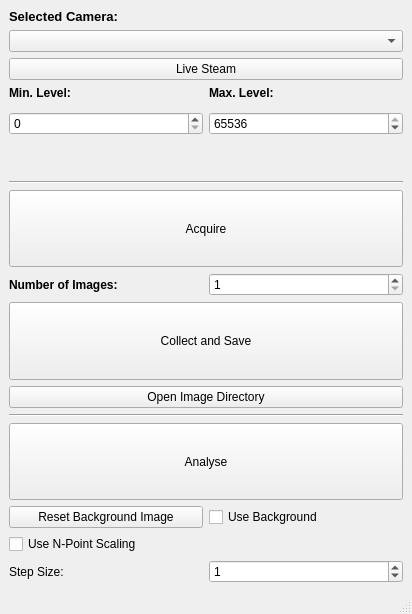
<?xml version="1.0" encoding="UTF-8"?>
<ui version="4.0">
 <class>MainWindow</class>
 <widget class="QMainWindow" name="MainWindow">
  <property name="geometry">
   <rect>
    <x>0</x>
    <y>0</y>
    <width>412</width>
    <height>614</height>
   </rect>
  </property>
  <property name="sizePolicy">
   <sizepolicy hsizetype="Preferred" vsizetype="Fixed">
    <horstretch>0</horstretch>
    <verstretch>0</verstretch>
   </sizepolicy>
  </property>
  <property name="windowTitle">
   <string>Image Collector</string>
  </property>
  <property name="windowIcon">
   <iconset>
    <normaloff>../icon.ico</normaloff>../icon.ico</iconset>
  </property>
  <property name="unifiedTitleAndToolBarOnMac">
   <bool>false</bool>
  </property>
  <widget class="QWidget" name="centralwidget">
   <layout class="QGridLayout" name="gridLayout">
    <item row="13" column="0" colspan="2">
     <widget class="QPushButton" name="analyse_pushButton">
      <property name="sizePolicy">
       <sizepolicy hsizetype="Preferred" vsizetype="Preferred">
        <horstretch>0</horstretch>
        <verstretch>20</verstretch>
       </sizepolicy>
      </property>
      <property name="text">
       <string>Analyse</string>
      </property>
     </widget>
    </item>
    <item row="3" column="0">
     <widget class="QLabel" name="label_3">
      <property name="font">
       <font>
        <weight>75</weight>
        <bold>true</bold>
       </font>
      </property>
      <property name="text">
       <string>Min. Level:</string>
      </property>
     </widget>
    </item>
    <item row="9" column="1">
     <widget class="QSpinBox" name="numImages_spinBox">
      <property name="minimum">
       <number>1</number>
      </property>
     </widget>
    </item>
    <item row="1" column="0" colspan="2">
     <widget class="QComboBox" name="cameraName_comboBox"/>
    </item>
    <item row="8" column="0" colspan="2">
     <widget class="QPushButton" name="acquire_pushButton">
      <property name="sizePolicy">
       <sizepolicy hsizetype="Preferred" vsizetype="Preferred">
        <horstretch>0</horstretch>
        <verstretch>20</verstretch>
       </sizepolicy>
      </property>
      <property name="maximumSize">
       <size>
        <width>16777215</width>
        <height>100</height>
       </size>
      </property>
      <property name="text">
       <string>Acquire</string>
      </property>
     </widget>
    </item>
    <item row="10" column="0" colspan="2">
     <widget class="QPushButton" name="save_pushButton">
      <property name="sizePolicy">
       <sizepolicy hsizetype="Preferred" vsizetype="Preferred">
        <horstretch>0</horstretch>
        <verstretch>20</verstretch>
       </sizepolicy>
      </property>
      <property name="maximumSize">
       <size>
        <width>16777215</width>
        <height>100</height>
       </size>
      </property>
      <property name="text">
       <string>Collect and Save</string>
      </property>
     </widget>
    </item>
    <item row="9" column="0">
     <widget class="QLabel" name="label_2">
      <property name="font">
       <font>
        <weight>75</weight>
        <bold>true</bold>
       </font>
      </property>
      <property name="text">
       <string>Number of Images:</string>
      </property>
     </widget>
    </item>
    <item row="2" column="0" colspan="2">
     <widget class="QPushButton" name="liveStream_pushButton">
      <property name="text">
       <string>Live Steam</string>
      </property>
     </widget>
    </item>
    <item row="0" column="0" colspan="2">
     <widget class="QLabel" name="label">
      <property name="sizePolicy">
       <sizepolicy hsizetype="Minimum" vsizetype="Fixed">
        <horstretch>0</horstretch>
        <verstretch>0</verstretch>
       </sizepolicy>
      </property>
      <property name="font">
       <font>
        <pointsize>10</pointsize>
        <weight>75</weight>
        <bold>true</bold>
       </font>
      </property>
      <property name="text">
       <string>Selected Camera:</string>
      </property>
      <property name="scaledContents">
       <bool>false</bool>
      </property>
     </widget>
    </item>
    <item row="11" column="0" colspan="2">
     <widget class="QPushButton" name="getImages_pushButton">
      <property name="text">
       <string>Open Image Directory</string>
      </property>
     </widget>
    </item>
    <item row="5" column="0">
     <widget class="QSpinBox" name="spinBox_minLevel">
      <property name="maximum">
       <number>65536</number>
      </property>
     </widget>
    </item>
    <item row="5" column="1">
     <widget class="QSpinBox" name="spinBox_maxLevel">
      <property name="maximum">
       <number>65536</number>
      </property>
      <property name="value">
       <number>65536</number>
      </property>
     </widget>
    </item>
    <item row="3" column="1">
     <widget class="QLabel" name="label_4">
      <property name="sizePolicy">
       <sizepolicy hsizetype="Preferred" vsizetype="Fixed">
        <horstretch>0</horstretch>
        <verstretch>0</verstretch>
       </sizepolicy>
      </property>
      <property name="font">
       <font>
        <weight>75</weight>
        <bold>true</bold>
       </font>
      </property>
      <property name="text">
       <string>Max. Level:</string>
      </property>
     </widget>
    </item>
    <item row="7" column="0" colspan="2">
     <widget class="Line" name="line">
      <property name="orientation">
       <enum>Qt::Horizontal</enum>
      </property>
     </widget>
    </item>
    <item row="12" column="0" colspan="2">
     <widget class="Line" name="line_2">
      <property name="orientation">
       <enum>Qt::Horizontal</enum>
      </property>
     </widget>
    </item>
    <item row="0" column="2" rowspan="17">
     <layout class="QGridLayout" name="gridLayout_2"/>
    </item>
    <item row="16" column="1">
     <widget class="QSpinBox" name="stepSize_spinBox">
      <property name="maximum">
       <number>10</number>
      </property>
      <property name="singleStep">
       <number>1</number>
      </property>
      <property name="value">
       <number>1</number>
      </property>
     </widget>
    </item>
    <item row="16" column="0">
     <widget class="QLabel" name="label_5">
      <property name="text">
       <string>Step Size:</string>
      </property>
     </widget>
    </item>
    <item row="15" column="0" colspan="2">
     <widget class="QCheckBox" name="useNPoint_checkBox">
      <property name="text">
       <string>Use N-Point Scaling</string>
      </property>
     </widget>
    </item>
    <item row="6" column="0" colspan="2">
     <spacer name="verticalSpacer">
      <property name="orientation">
       <enum>Qt::Vertical</enum>
      </property>
      <property name="sizeHint" stdset="0">
       <size>
        <width>20</width>
        <height>40</height>
       </size>
      </property>
     </spacer>
    </item>
    <item row="14" column="0">
     <widget class="QPushButton" name="resetBackground_pushButton">
      <property name="text">
       <string>Reset Background Image</string>
      </property>
     </widget>
    </item>
    <item row="14" column="1">
     <widget class="QCheckBox" name="useBackground_checkBox">
      <property name="text">
       <string>Use Background</string>
      </property>
     </widget>
    </item>
   </layout>
  </widget>
  <widget class="QMenuBar" name="menubar">
   <property name="geometry">
    <rect>
     <x>0</x>
     <y>0</y>
     <width>412</width>
     <height>18</height>
    </rect>
   </property>
  </widget>
  <widget class="QStatusBar" name="statusbar"/>
 </widget>
 <resources/>
 <connections/>
</ui>
